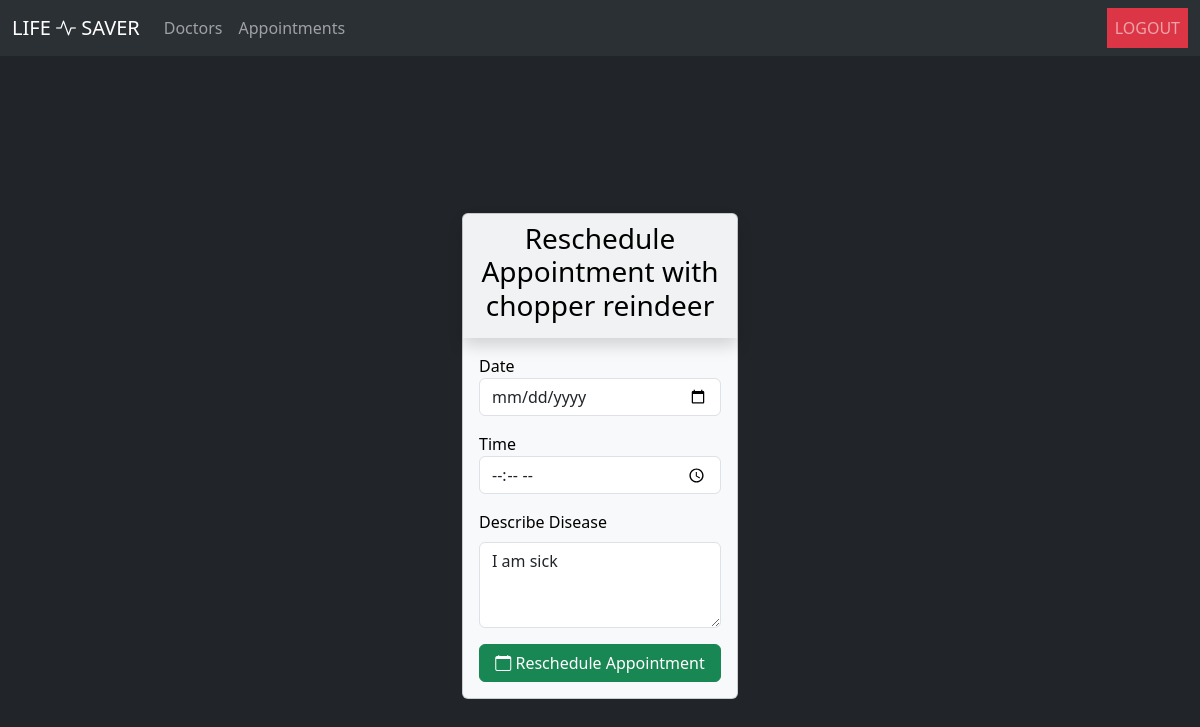
The app's page /patient/reschedule_appointment/2/ (signed in) with its own data.
### life_saver_appointment/models.py (models this page shows, shortened)
class Appointment(models.Model):
    doctor = models.ForeignKey(Doctor, on_delete=models.CASCADE)
    patient = models.ForeignKey(Patient, on_delete=models.CASCADE)
    date = models.DateField()
    time = models.TimeField()
    patient_remarks = models.TextField(blank=True, null=True)
    doctor_remarks = models.TextField(blank=True, null=True)
    status = models.CharField(max_length=50, default='pending')
    is_completed = models.BooleanField(default=False)
    class Meta:
        verbose_name_plural = 'Appointments'
        ordering = ['-date', '-time']

### life_saver_doctor/models.py (models this page shows, shortened)
class Doctor(models.Model):
    user = models.OneToOneField(User, on_delete=models.CASCADE, primary_key=True)
    specialization = models.CharField(max_length=30)
    experience = models.IntegerField()
    qualification = models.CharField(max_length=30)
    fees = models.IntegerField()
    is_verified = models.BooleanField(default=False)
    is_profile_complete = models.BooleanField(default=False)

### life_saver_user_auth/models.py (models this page shows, shortened)
class User(models.Model):
    first_name = models.CharField(max_length=30)
    last_name = models.CharField(max_length=30)
    email = models.EmailField(unique=True)
    phone = models.CharField(max_length=10)
    password = models.CharField(max_length=30)
    role = models.CharField(max_length=30)

### life_saver_patient/views.py (the view)
# urls.py: path('reschedule_appointment/<int:appointment_id>/', reschedule_appointment, name='reschedule_appointment_patient'),
def reschedule_appointment(request, appointment_id):
    if check_session(request):
        if check_profile_completion(request):
            patient = Patient.objects.get(user__id=request.session['user'])
            appointment = Appointment.objects.get(id=appointment_id)
            if request.method == 'POST':
                date = request.POST['date']
                time = request.POST['time']
                patient_remarks = request.POST['patient_remarks']
                appointment.date = date
                appointment.time = time
                appointment.patient_remarks = patient_remarks
                appointment.status = 'pending'
                appointment.save()
                return redirect('appointments_patient')
            else:
                return render(request, 'reschedule_appointment_patient.html', {'patient': patient, 'appointment': appointment})
        return redirect('profile_completion_patient')
    return redirect('login')

### life_saver_patient/views.py (called while the page is built)
def check_session(request):
    if request.session.has_key('user'):
        user = User.objects.get(id=request.session['user'])
        if user.role == 'patient':
            return True
    return False

def check_profile_completion(request):
    try:
        patient = Patient.objects.get(user__id=request.session['user'])
        if patient.is_profile_complete:
            return True
        return False
    except:
        return False

### life_saver_patient/templates/reschedule_appointment_patient.html (shortened to what this page needs)
{% extends 'base_patient.html' %}
{% block content %}
<div class="container-fluid bg-dark h-100">
	<div class="row align-items-center justify-content-center h-100">
		<div class="col-md-3">
			<div class="card text-bg-light">
				<div class="card-header shadow border-0 text-center">
					<h3>Reschedule Appointment with {{ appointment.doctor.user.first_name }} {{ appointment.doctor.user.last_name }}</h3>
				</div>
				<div class="card-body">
					<form method="post">
                        <div class="form-group mb-3">
                            <label for="date">Date</label>
                            <input type="date" name="date" id="date" class="form-control" required>
                        </div>
                        <div class="form-group mb-3">
                            <label for="time">Time</label>
                            <input type="time" name="time" id="time" class="form-control" value="10:05 AM" />
                        </div>
						<div class="form-group mb-3">
							<label for="patient_remarks" class="form-label">Describe Disease</label>
							<textarea class="form-control" id="patient_remarks" name="patient_remarks" rows="3">{{ appointment.patient_remarks }}</textarea>
						</div>
						<button type="submit" class="btn btn-success w-100"><i class="bi bi-calendar"></i> Reschedule Appointment</button>
					</form>
				</div>
			</div>
		</div>
	</div>
</div>
{% endblock %}

### records on screen
Appointment: doctor.user.first_name "chopper", doctor.user.last_name "reindeer", patient_remarks "I am sick"
